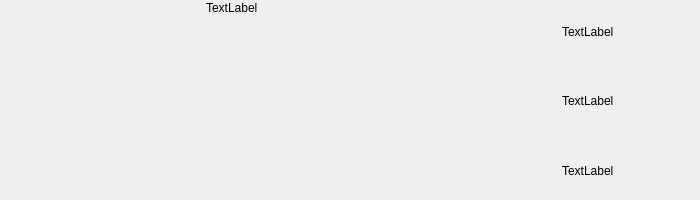
<?xml version="1.0" encoding="UTF-8"?>
<ui version="4.0">
 <class>PrintCard</class>
 <widget class="QWidget" name="PrintCard">
  <property name="geometry">
   <rect>
    <x>0</x>
    <y>0</y>
    <width>700</width>
    <height>200</height>
   </rect>
  </property>
  <property name="windowTitle">
   <string>Form</string>
  </property>
  <widget class="QWidget" name="horizontalLayoutWidget">
   <property name="geometry">
    <rect>
     <x>0</x>
     <y>0</y>
     <width>760</width>
     <height>202</height>
    </rect>
   </property>
   <layout class="QHBoxLayout" name="horizontalLayout">
    <item>
     <widget class="QLabel" name="image">
      <property name="minimumSize">
       <size>
        <width>200</width>
        <height>200</height>
       </size>
      </property>
      <property name="maximumSize">
       <size>
        <width>200</width>
        <height>200</height>
       </size>
      </property>
      <property name="text">
       <string/>
      </property>
      <property name="scaledContents">
       <bool>true</bool>
      </property>
     </widget>
    </item>
    <item>
     <widget class="QLabel" name="text">
      <property name="minimumSize">
       <size>
        <width>350</width>
        <height>200</height>
       </size>
      </property>
      <property name="maximumSize">
       <size>
        <width>200</width>
        <height>200</height>
       </size>
      </property>
      <property name="text">
       <string>TextLabel</string>
      </property>
      <property name="alignment">
       <set>Qt::AlignLeading|Qt::AlignLeft|Qt::AlignTop</set>
      </property>
      <property name="wordWrap">
       <bool>true</bool>
      </property>
     </widget>
    </item>
    <item>
     <layout class="QVBoxLayout" name="set_layout">
      <item>
       <widget class="QLabel" name="sets">
        <property name="text">
         <string>TextLabel</string>
        </property>
       </widget>
      </item>
      <item>
       <widget class="QLabel" name="reps">
        <property name="text">
         <string>TextLabel</string>
        </property>
       </widget>
      </item>
      <item>
       <widget class="QLabel" name="hold">
        <property name="text">
         <string>TextLabel</string>
        </property>
       </widget>
      </item>
     </layout>
    </item>
   </layout>
  </widget>
 </widget>
 <resources/>
 <connections/>
</ui>
